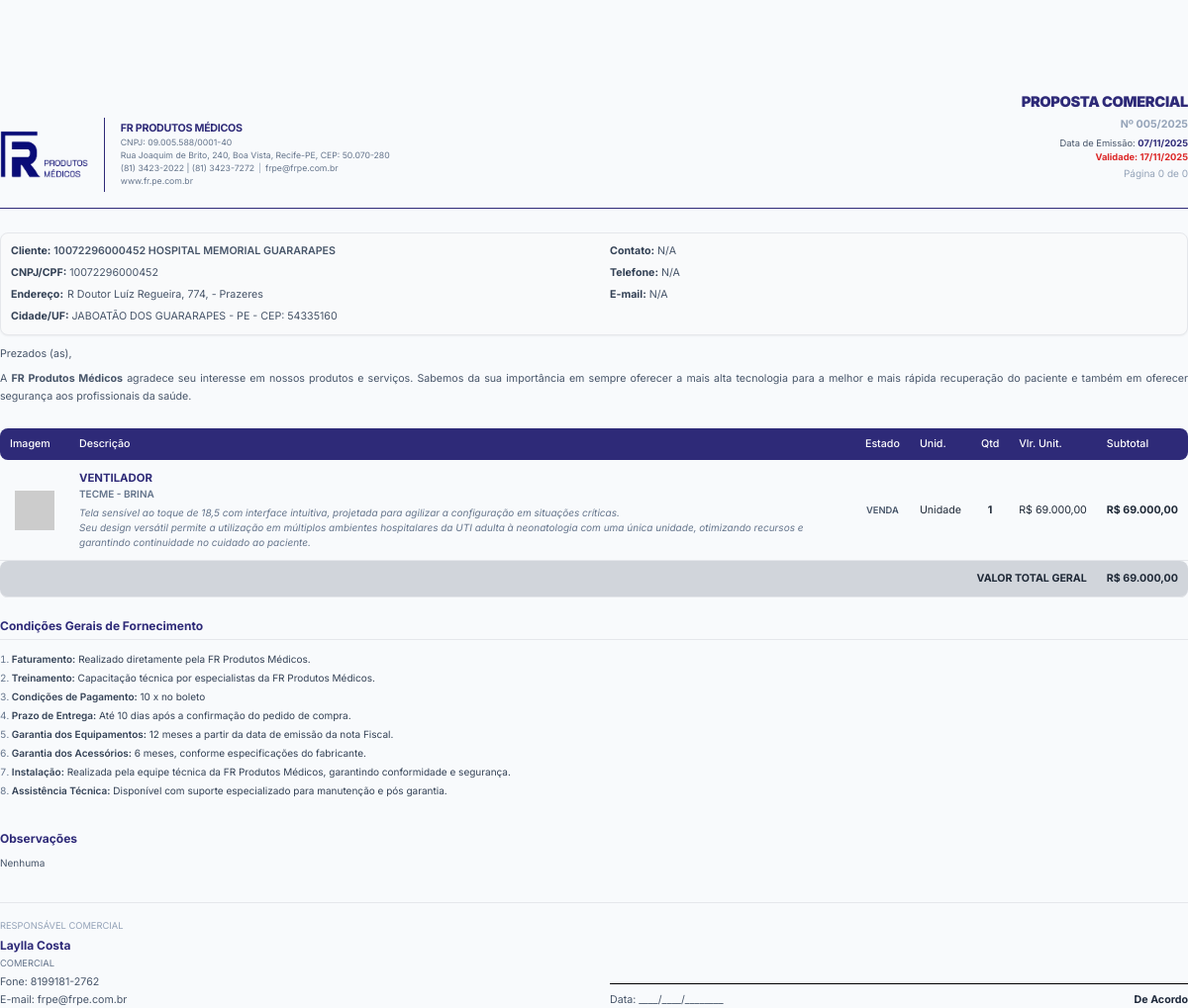
Page /imprimir_proposta.php?id=67 (signed in) on the earlier database version.
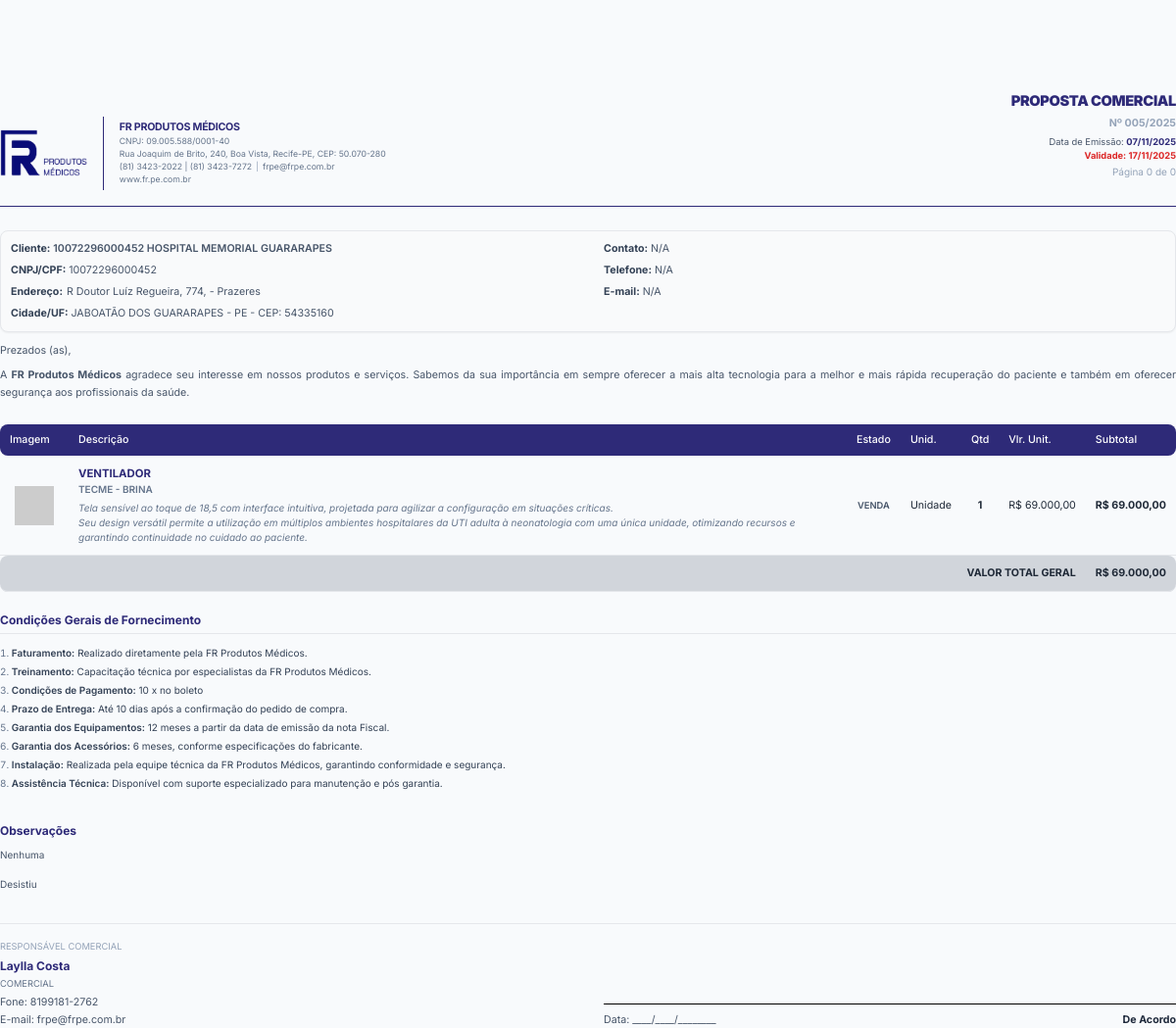
Same page on the later database version.
### tables this page shows
CREATE TABLE `propostas` (
  `id` int(11) NOT NULL,
  `numero_proposta` varchar(20) DEFAULT NULL,
  `oportunidade_id` int(11) DEFAULT NULL,
  `cliente_pf_id` int(11) DEFAULT NULL,
  `organizacao_id` int(11) DEFAULT NULL,
  `contato_id` int(11) DEFAULT NULL,
  `usuario_id` int(11) DEFAULT NULL,
  `valor_total` decimal(20,2) NOT NULL DEFAULT 0.00,
  `status` varchar(50) NOT NULL DEFAULT 'Rascunho',
  `motivo_status` text DEFAULT NULL,
  `data_validade` date DEFAULT NULL,
  `faturamento` text DEFAULT NULL,
  `treinamento` text DEFAULT NULL,
  `condicoes_pagamento` text DEFAULT NULL,
  `prazo_entrega` text DEFAULT NULL,
  `garantia_equipamentos` text DEFAULT NULL,
  `garantia_acessorios` text DEFAULT NULL,
  `instalacao` text DEFAULT NULL,
  `assistencia_tecnica` text DEFAULT NULL,
  `observacoes` text DEFAULT NULL,
  `assinatura_url` varchar(512) DEFAULT NULL,
  `data_criacao` timestamp NOT NULL DEFAULT current_timestamp(),
  `atualizado_por_id` int(11) DEFAULT NULL
);

CREATE TABLE `organizacoes` (
  `id` int(11) NOT NULL,
  `nome_fantasia` varchar(255) NOT NULL,
  `razao_social` varchar(255) DEFAULT NULL,
  `cnpj` varchar(20) DEFAULT NULL,
  `cep` varchar(10) DEFAULT NULL,
  `logradouro` varchar(255) DEFAULT NULL,
  `numero` varchar(20) DEFAULT NULL,
  `complemento` varchar(100) DEFAULT NULL,
  `bairro` varchar(100) DEFAULT NULL,
  `cidade` varchar(100) DEFAULT NULL,
  `estado` varchar(2) DEFAULT NULL,
  `data_criacao` timestamp NOT NULL DEFAULT current_timestamp()
);

CREATE TABLE `proposta_itens` (
  `id` int(11) NOT NULL,
  `proposta_id` int(11) NOT NULL,
  `produto_id` int(11) DEFAULT NULL,
  `descricao` varchar(255) NOT NULL COMMENT 'Descrição personalizada no momento da proposta',
  `descricao_detalhada` text DEFAULT NULL,
  `fabricante` varchar(255) DEFAULT NULL,
  `modelo` varchar(255) DEFAULT NULL,
  `imagem_url` varchar(512) DEFAULT NULL,
  `quantidade` int(11) NOT NULL,
  `valor_unitario` decimal(20,2) NOT NULL COMMENT 'Valor personalizado no momento da proposta',
  `status` enum('VENDA','LOCAÇÃO') DEFAULT 'VENDA',
  `unidade_medida` varchar(50) DEFAULT NULL,
  `parametros` longtext DEFAULT NULL COMMENT 'Armazena os parâmetros do produto no momento da criação da proposta' CHECK (json_valid(`parametros`)),
  `meses_locacao` int(11) DEFAULT 1,
  `meses` int(11) DEFAULT 1
);

CREATE TABLE `usuarios` (
  `id` int(11) NOT NULL,
  `nome` varchar(255) NOT NULL,
  `email` varchar(255) NOT NULL,
  `telefone` varchar(255) DEFAULT NULL,
  `senha` varchar(255) NOT NULL,
  `role` enum('Gestor','Comercial','Vendedor','Especialista','Analista','Representante','Marketing') NOT NULL,
  `status` enum('Ativo','Inativo') NOT NULL DEFAULT 'Ativo',
  `data_criacao` timestamp NOT NULL DEFAULT current_timestamp()
);

### imprimir_proposta.php (the view, shortened to what the rows shown need)
<?php
$proposal_id = (int)$_GET['id'];
$proposal = null;
try {
    $database = new Database();
    $pdo = $database->getConnection();
    $proposal_stmt = $pdo->prepare("
        SELECT p.*,
               o.nome_fantasia as organizacao_nome, o.razao_social, o.cnpj, o.logradouro, o.numero as org_numero, o.complemento as org_complemento, o.bairro as org_bairro, o.cidade as org_cidade, o.estado as org_estado, o.cep as org_cep,
               pf.nome as cliente_pf_nome, pf.cpf,
               ct.nome as contato_nome, ct.email as contato_email, ct.telefone as contato_telefone,
               u.nome as vendedor_nome, u.role as vendedor_role, u.email as vendedor_email, u.telefone as vendedor_telefone
        FROM propostas p
        LEFT JOIN organizacoes o ON p.organizacao_id = o.id
        LEFT JOIN clientes_pf pf ON p.cliente_pf_id = pf.id
        LEFT JOIN contatos ct ON p.contato_id = ct.id
        LEFT JOIN usuarios u ON p.usuario_id = u.id
        WHERE p.id = ?");
    $proposal_stmt->execute([$proposal_id]);
    $proposal = $proposal_stmt->fetch(PDO::FETCH_ASSOC);
    if ($proposal) {
        $items_stmt = $pdo->prepare("SELECT * FROM proposta_itens WHERE proposta_id = ?");
        $items_stmt->execute([$proposal_id]);
        $items = $items_stmt->fetchAll(PDO::FETCH_ASSOC);
        $proposal['items'] = $items;
    }
} catch (Exception $e) {
    die('Erro ao conectar-se à base de dados: ' . $e->getMessage());
}
function format_currency($value) {
    return 'R$ ' . number_format($value, 2, ',', '.');
}
function format_date($value, $format = 'd/m/Y') {
    try {
        $date = new DateTime($value, new DateTimeZone('America/Recife'));
        return $date->format($format);
    } catch (Exception $e) {
        return 'Data Inválida';
    }
}
?>
<!DOCTYPE html>
<html lang="pt-BR">
<head>
    <script src="https://cdn.tailwindcss.com"></script>
</head>
<body>
    <div id="content">
        <header class="running-header border-b border-[#2e2a78] pb-4">
            <div class="text-right mb-2">
                 <h1 class="text-[11pt] font-black text-[#2e2a78] uppercase leading-none tracking-tight">PROPOSTA COMERCIAL</h1>
            </div>
            <div class="flex justify-between items-start">
                <div class="text-right flex flex-col pt-0.5">
                    <p class="text-[8pt] font-bold text-[#94a3b8] mb-1 leading-none">Nº <?php echo htmlspecialchars($proposal['numero_proposta']); ?></p>
                    <div class="text-[7pt] text-slate-600 leading-tight mt-1">
                        <p class="mb-0.5">Data de Emissão: <span class="font-bold text-[#2e2a78]"><?php echo format_date($proposal['data_criacao']); ?></span></p>
                        <p class="mb-0.5 font-bold text-red-600">Validade: <?php echo format_date($proposal['data_validade']); ?></p>
                        <p class="text-[#94a3b8] page-counter font-normal text-[7.5pt] mt-1"></p>
                    </div>
                </div>
            </div>
        </header>
        <div class="client-box grid grid-cols-2 gap-8 break-inside-avoid shadow-sm">
            <div class="space-y-1.5">
                <p><span class="font-bold text-slate-700">Cliente:</span> <span class="uppercase font-semibold text-slate-600"><?php echo htmlspecialchars($proposal['cnpj'] ?: $proposal['cpf']); ?> <?php echo htmlspecialchars($proposal['organizacao_nome'] ?: $proposal['cliente_pf_nome']); ?></span></p>
                <p><span class="font-bold text-slate-700">CNPJ/CPF:</span> <span class="text-slate-600"><?php echo htmlspecialchars($proposal['cnpj'] ?: $proposal['cpf']); ?></span></p>
                <p class="flex items-start gap-1">
                    <span class="font-bold text-slate-700 whitespace-nowrap">Endereço:</span>
                    <span class="text-slate-600"><?php echo htmlspecialchars($proposal['logradouro'] . ', ' . $proposal['org_numero'] . ($proposal['org_complemento'] ? ' (' . $proposal['org_complemento'] . ')' : '')); ?> - <?php echo htmlspecialchars($proposal['org_bairro']); ?></span>
                </p>
                <p><span class="font-bold text-slate-700">Cidade/UF:</span> <span class="uppercase text-slate-600"><?php echo htmlspecialchars($proposal['org_cidade'] . ' - ' . $proposal['org_estado']); ?> - CEP: <?php echo htmlspecialchars($proposal['org_cep']); ?></span></p>
            </div>
        </div>
        <table class="ref-table">
            <thead>
                <tr>
                    <th width="70">Imagem</th>
                    <th>Descrição</th>
                    <th class="text-center">Estado</th>
                    <th class="text-center">Unid.</th>
                    <th class="text-center">Qtd</th>
                    <th class="text-right">Vlr. Unit.</th>
                    <th class="text-right">Subtotal</th>
                </tr>
            </thead>
            <tbody>
                <?php foreach($proposal['items'] as $item):
                    $valor_unitario_base = (float) ($item['valor_unitario'] ?? 0);
                    $is_locacao = (strtoupper($item['status']) === 'LOCAÇÃO');
                    $meses_locacao = 1;
                    $quantidade = (int) ($item['quantidade'] ?? 1);
                    $unidade_medida = $is_locacao ? 'Mês' : ($item['unidade_medida'] ?: 'Unidade');
                ?>
                <tr class="break-inside-avoid">
                    <td class="text-center align-middle">
                        <img src="<?php echo htmlspecialchars($item['imagem_url'] ?: 'https://placehold.co/40x40/e2e8f0/64748b?text=IMG'); ?>" class="w-10 h-10 object-contain mx-auto" onerror="this.onerror=null;this.src='https://placehold.co/40x40/e2e8f0/64748b?text=IMG'">
                    </td>
                    <td>
                        <div class="font-bold text-[#2e2a78] uppercase text-[8.5pt]"><?php echo htmlspecialchars($item['descricao']); ?></div>
                        <div class="text-[7.5pt] uppercase text-slate-500 font-semibold"><?php echo htmlspecialchars($item['fabricante'] . ' - ' . $item['modelo']); ?></div>
                        <div class="text-[7.5pt] text-slate-500 italic mt-1">
                            <?php echo nl2br(htmlspecialchars($item['descricao_detalhada'])); ?>
                        </div>
                    </td>
                    <td class="text-center">
                        <div class="text-[7pt] font-semibold text-slate-600 uppercase"><?php echo $is_locacao ? 'LOCAÇÃO' : 'VENDA'; ?></div>
                    </td>
                    <td class="text-center"><?php echo htmlspecialchars($unidade_medida); ?></td>
                    <td class="text-center font-bold text-slate-700"><?php echo htmlspecialchars($quantidade); ?></td>
                    <td class="text-right whitespace-nowrap text-slate-600"><?php echo format_currency($valor_unitario_base); ?></td>
                    <td class="text-right font-bold text-slate-600 whitespace-nowrap"><?php echo format_currency($valor_unitario_base * $quantidade * ($is_locacao ? $meses_locacao : 1)); ?></td>
                </tr>
                <?php endforeach; ?>
            </tbody>
        </table>
        <div class="mb-8 text-[7.5pt] text-slate-700 break-inside-avoid">
            <ol class="list-decimal list-inside space-y-1 marker:text-slate-500">
                <li><span class="font-semibold">Faturamento:</span> <?php echo htmlspecialchars($proposal['faturamento'] ?: '-'); ?></li>
                <li><span class="font-semibold">Treinamento:</span> <?php echo htmlspecialchars($proposal['treinamento'] ?: '-'); ?></li>
                <li><span class="font-semibold">Condições de Pagamento:</span> <?php echo htmlspecialchars($proposal['condicoes_pagamento'] ?: '-'); ?></li>
                <li><span class="font-semibold">Prazo de Entrega:</span> <?php echo htmlspecialchars($proposal['prazo_entrega'] ?: '-'); ?></li>
                <li><span class="font-semibold">Garantia dos Equipamentos:</span> <?php echo htmlspecialchars($proposal['garantia_equipamentos'] ?: '-'); ?></li>
                <li><span class="font-semibold">Garantia dos Acessórios:</span> <?php echo htmlspecialchars($proposal['garantia_acessorios'] ?: '-'); ?></li>
                <li><span class="font-semibold">Instalação:</span> <?php echo htmlspecialchars($proposal['instalacao'] ?: '-'); ?></li>
                <li><span class="font-semibold">Assistência Técnica:</span> <?php echo htmlspecialchars($proposal['assistencia_tecnica'] ?: '-'); ?></li>
            </ol>
        </div>
        <?php if (!empty($proposal['observacoes'])): ?>
            <div class="mb-8 text-[7.5pt] break-inside-avoid">
                <h3 class="font-bold text-[#2e2a78] text-[9pt] mb-2">Observações</h3>
                <p class="text-slate-600"><?php echo nl2br(htmlspecialchars($proposal['observacoes'])); ?></p>
            </div>
        <?php endif; ?>
        <div class="break-inside-avoid mt-8 pt-4 border-t border-gray-200">
            <div class="grid grid-cols-2 gap-8 text-[8pt]">
                <div>
                    <p class="text-[7pt] text-slate-400 uppercase mb-1">Responsável Comercial</p>
                    <p class="font-bold text-[#2e2a78] text-[9pt] mb-0.5"><?php echo htmlspecialchars($proposal['vendedor_nome']); ?></p>
                    <p class="uppercase text-slate-500 text-[7pt] mb-1"><?php echo htmlspecialchars($proposal['vendedor_role']); ?></p>
                    <p class="text-slate-600 mb-0.5">Fone: <?php echo htmlspecialchars($proposal['vendedor_telefone']); ?></p>
                    <p class="text-slate-600">E-mail: <?php echo htmlspecialchars($proposal['vendedor_email']); ?></p>
                </div>
            </div>
        </div>
    </div>
</body>
</html>

Differences in the rows shown:
changed propostas "Realizado diretamente pela FR Produtos Médicos.": observacoes "Nenhuma" → "Nenhuma Desistiu"
